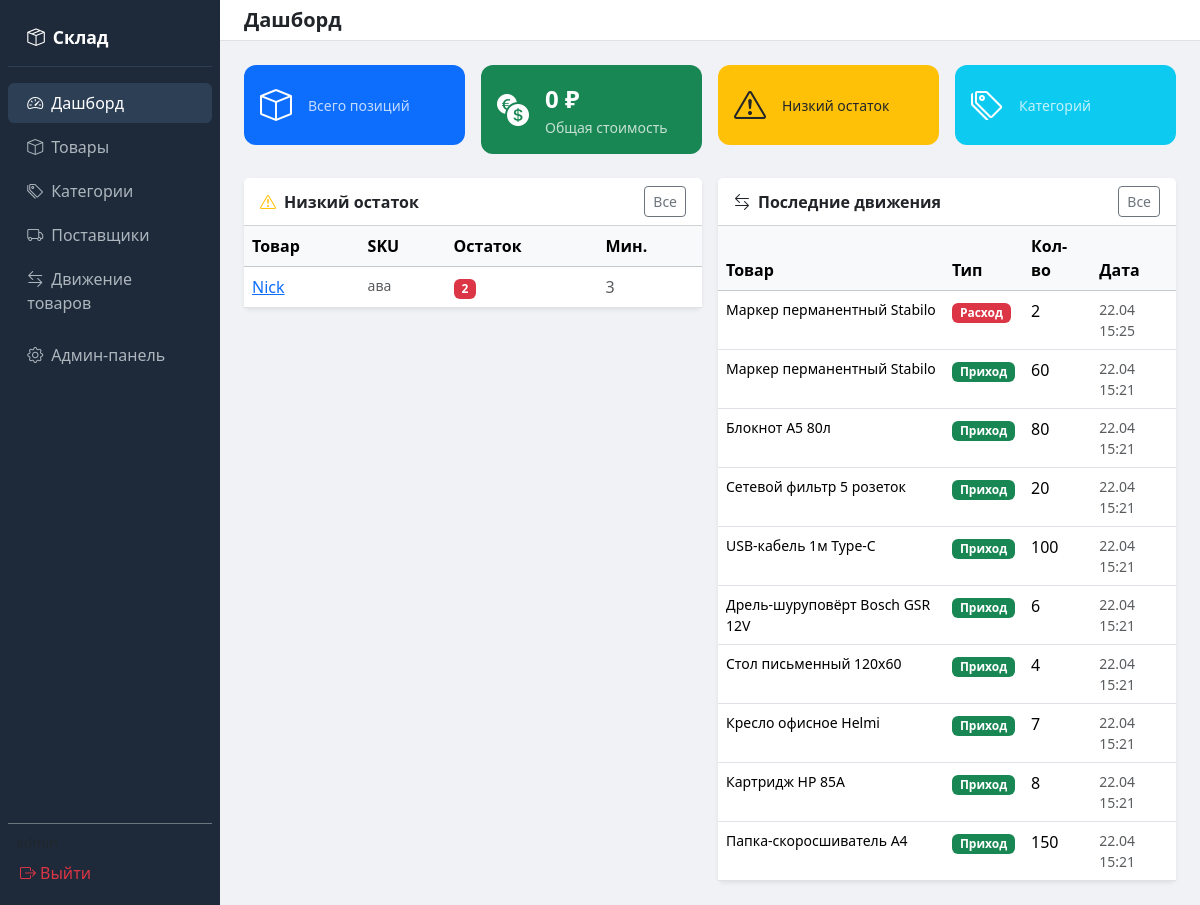
The app's page / (signed in) with its own data.
### inventory/models.py (models this page shows, shortened)
class Product(models.Model):
    name = models.CharField(max_length=200, verbose_name="Название товара")
    sku = models.CharField(max_length=50, unique=True, verbose_name="Артикул (SKU)")
    description = models.TextField(blank=True, null=True, verbose_name="Описание")
    price = models.FloatField(default=0.0, verbose_name="Цена (₽)")
    quantity = models.IntegerField(default=0, verbose_name="Количество на складе")
    min_quantity = models.IntegerField(default=0, verbose_name="Минимальный остаток")
    category = models.ForeignKey(
        Category, on_delete=models.SET_NULL, null=True, blank=True,
        related_name="products", verbose_name="Категория"
    )
    supplier = models.ForeignKey(
        Supplier, on_delete=models.SET_NULL, null=True, blank=True,
        related_name="products", verbose_name="Поставщик"
    )
    created_at = models.DateTimeField(auto_now_add=True, verbose_name="Создано")
    updated_at = models.DateTimeField(auto_now=True, verbose_name="Обновлено")
    class Meta:
        verbose_name = "Товар"
        verbose_name_plural = "Товары"
        ordering = ["name"]

class StockMovement(models.Model):
    product = models.ForeignKey(
        Product, on_delete=models.CASCADE,
        related_name="movements", verbose_name="Товар"
    )
    movement_type = models.CharField(
        max_length=10, choices=MOVEMENT_TYPES, verbose_name="Тип движения"
    )
    quantity = models.IntegerField(verbose_name="Количество")
    comment = models.TextField(blank=True, verbose_name="Комментарий")
    created_at = models.DateTimeField(auto_now_add=True, verbose_name="Дата/время")
    class Meta:
        verbose_name = "Движение товара"
        verbose_name_plural = "Движения товаров"
        ordering = ["-created_at"]

### inventory/views.py (the view)
# urls.py: path("", views.dashboard, name="dashboard"),
@login_required
def dashboard(request):
    stats = sa_warehouse_stats()
    recent_movements = StockMovement.objects.select_related("product").order_by("-created_at")[:10]
    low_stock_products = Product.objects.filter(quantity__lte=models_min_qty()).order_by("quantity")[:10]
    return render(request, "inventory/dashboard.html", {
        "stats": stats,
        "recent_movements": recent_movements,
        "low_stock_products": low_stock_products,
    })

### inventory/db_sa.py (called while the page is built)
def sa_warehouse_stats():
    db = SessionLocal()
    try:
        total_products = db.query(func.count(SAProduct.id)).scalar()
        total_value = db.query(func.sum(SAProduct.price * SAProduct.quantity)).scalar() or 0
        low_stock_count = db.query(func.count(SAProduct.id)).filter(
            SAProduct.quantity <= SAProduct.min_quantity
        ).scalar()
        categories_count = db.query(func.count(SACategory.id)).scalar()
        return {
            "total_products": total_products,
            "total_value": round(total_value, 2),
            "low_stock_count": low_stock_count,
            "categories_count": categories_count,
        }
    finally:
        db.close()

### inventory/views.py (called while the page is built)
def models_min_qty():
    from django.db.models import F
    return F("min_quantity")

### inventory/templates/inventory/dashboard.html (shortened to what this page needs)
{% extends "inventory/base.html" %}
{% block page_title %}Дашборд{% endblock %}
{% block content %}
<div class="row g-3 mb-4">
    <div class="col-sm-6 col-xl-3">
        <div class="card stat-card bg-primary text-white">
            <div class="card-body d-flex align-items-center gap-3">
                <i class="bi bi-box fs-2"></i>
                <div>
                    <div class="small opacity-75">Всего позиций</div>
                </div>
            </div>
        </div>
    </div>
    <div class="col-sm-6 col-xl-3">
        <div class="card stat-card bg-success text-white">
            <div class="card-body d-flex align-items-center gap-3">
                <i class="bi bi-currency-exchange fs-2"></i>
                <div>
                    <div class="fs-4 fw-bold">{{ stats.total_value|floatformat:0 }} ₽</div>
                    <div class="small opacity-75">Общая стоимость</div>
                </div>
            </div>
        </div>
    </div>
    <div class="col-sm-6 col-xl-3">
        <div class="card stat-card bg-warning text-dark">
            <div class="card-body d-flex align-items-center gap-3">
                <i class="bi bi-exclamation-triangle fs-2"></i>
                <div>
                    <div class="small">Низкий остаток</div>
                </div>
            </div>
        </div>
    </div>
    <div class="col-sm-6 col-xl-3">
        <div class="card stat-card bg-info text-white">
            <div class="card-body d-flex align-items-center gap-3">
                <i class="bi bi-tags fs-2"></i>
                <div>
                    <div class="small opacity-75">Категорий</div>
                </div>
            </div>
        </div>
    </div>
</div>
<div class="row g-3">
    <div class="col-xl-6">
        <div class="card border-0 shadow-sm">
            <div class="card-header bg-white fw-semibold d-flex justify-content-between align-items-center">
                <span><i class="bi bi-exclamation-triangle text-warning me-2"></i>Низкий остаток</span>
                <a href="{% url 'product_list' %}?low_stock=on" class="btn btn-sm btn-outline-secondary">Все</a>
            </div>
            <div class="card-body p-0">
                <table class="table table-hover mb-0">
                    <thead class="table-light"><tr><th>Товар</th><th>SKU</th><th>Остаток</th><th>Мин.</th></tr></thead>
                    <tbody>
                    {% for p in low_stock_products %}
                    <tr>
                        <td><a href="{% url 'product_detail' p.pk %}">{{ p.name }}</a></td>
                        <td class="text-muted small">{{ p.sku }}</td>
                        <td><span class="badge bg-danger">{{ p.quantity }}</span></td>
                        <td class="text-muted">{{ p.min_quantity }}</td>
                    </tr>
                    {% empty %}
                    <tr><td colspan="4" class="text-center text-muted py-3">Всё в норме ✅</td></tr>
                    {% endfor %}
                    </tbody>
                </table>
            </div>
        </div>
    </div>
    <div class="col-xl-6">
        <div class="card border-0 shadow-sm">
            <div class="card-header bg-white fw-semibold d-flex justify-content-between align-items-center">
                <span><i class="bi bi-arrow-left-right me-2"></i>Последние движения</span>
                <a href="{% url 'movement_list' %}" class="btn btn-sm btn-outline-secondary">Все</a>
            </div>
            <div class="card-body p-0">
                <table class="table table-hover mb-0">
                    <thead class="table-light"><tr><th>Товар</th><th>Тип</th><th>Кол-во</th><th>Дата</th></tr></thead>
                    <tbody>
                    {% for mv in recent_movements %}
                    <tr>
                        <td class="small">{{ mv.product.name|truncatechars:30 }}</td>
                        <td>
                            {% if mv.movement_type == 'in' %}<span class="badge bg-success">Приход</span>
                            {% elif mv.movement_type == 'out' %}<span class="badge bg-danger">Расход</span>
                            {% else %}<span class="badge bg-secondary">Корр.</span>{% endif %}
                        </td>
                        <td>{{ mv.quantity }}</td>
                        <td class="text-muted small">{{ mv.created_at|date:"d.m H:i" }}</td>
                    </tr>
                    {% empty %}
                    <tr><td colspan="4" class="text-center text-muted py-3">Нет данных</td></tr>
                    {% endfor %}
                    </tbody>
                </table>
            </div>
        </div>
    </div>
</div>
{% endblock %}

### inventory/templates/inventory/base.html (shortened to what this page needs)
<!DOCTYPE html>
<html lang="ru">
<head>
    <link href="https://cdn.jsdelivr.net/npm/bootstrap@5.3.2/dist/css/bootstrap.min.css" rel="stylesheet">
    <link href="https://cdn.jsdelivr.net/npm/bootstrap-icons@1.11.3/font/bootstrap-icons.css" rel="stylesheet">
</head>
<body>
<div class="d-flex">
    <nav class="sidebar d-flex flex-column p-2" style="width:220px;min-width:220px;">
        <div class="sidebar-brand"><i class="bi bi-box-seam me-2"></i>Склад</div>
        <ul class="nav flex-column mt-3 gap-1">
            <li class="nav-item">
                <a href="{% url 'dashboard' %}" class="nav-link {% if request.resolver_match.url_name == 'dashboard' %}active{% endif %}">
                    <i class="bi bi-speedometer2 me-2"></i>Дашборд
                </a>
            </li>
            <li class="nav-item">
                <a href="{% url 'product_list' %}" class="nav-link {% if 'product' in request.resolver_match.url_name %}active{% endif %}">
                    <i class="bi bi-box me-2"></i>Товары
                </a>
            </li>
            <li class="nav-item">
                <a href="{% url 'category_list' %}" class="nav-link {% if 'category' in request.resolver_match.url_name %}active{% endif %}">
                    <i class="bi bi-tags me-2"></i>Категории
                </a>
            </li>
            <li class="nav-item">
                <a href="{% url 'supplier_list' %}" class="nav-link {% if 'supplier' in request.resolver_match.url_name %}active{% endif %}">
                    <i class="bi bi-truck me-2"></i>Поставщики
                </a>
            </li>
            <li class="nav-item">
                <a href="{% url 'movement_list' %}" class="nav-link {% if 'movement' in request.resolver_match.url_name %}active{% endif %}">
                    <i class="bi bi-arrow-left-right me-2"></i>Движение товаров
                </a>
            </li>
            <li class="nav-item mt-2">
                <a href="/admin/" class="nav-link" target="_blank">
                    <i class="bi bi-gear me-2"></i>Админ-панель
                </a>
            </li>
        </ul>
        <div class="mt-auto p-2 border-top border-secondary">
            <small class="text-muted d-block">{{ request.user.username }}</small>
            <a href="{% url 'logout' %}" class="nav-link text-danger p-1 mt-1">
                <i class="bi bi-box-arrow-right me-1"></i>Выйти
            </a>
        </div>
    </nav>
    <div class="flex-grow-1">
        <header class="bg-white border-bottom px-4 py-2 d-flex align-items-center justify-content-between">
            <h5 class="mb-0 fw-semibold">{% block page_title %}{% endblock %}</h5>
        </header>
        <main>
            {% block content %}{% endblock %}
        </main>
    </div>
</div>
</body>
</html>

### inventory/templates/inventory/base.html (style rules this page uses)
body { background: #f0f2f5; }
.sidebar { min-height: 100vh; background: #1e2a3a; }
.sidebar .nav-link { color: #adb5bd; padding: .5rem 1.2rem; border-radius: 6px; }
.sidebar .nav-link:hover, .sidebar .nav-link.active { background: #2d3f55; color: #fff; }
.sidebar .nav-link i { width: 20px; }
.sidebar-brand { color: #fff; font-size: 1.1rem; font-weight: 700; padding: 1rem 1.2rem; border-bottom: 1px solid #2d3f55; }
.stat-card { border: none; border-radius: 12px; transition: transform .15s; }
main { padding: 1.5rem; }

### records on screen
Product: name "Nick", sku "ава", quantity "2", min_quantity "3"
StockMovement: product.name "Маркер перманентный Stabilo", movement_type "Расход", quantity "2", created_at "22.04 15:25"
StockMovement: product.name "Маркер перманентный Stabilo", movement_type "Приход", quantity "60", created_at "22.04 15:21"
StockMovement: product.name "Блокнот А5 80л", movement_type "Приход", quantity "80", created_at "22.04 15:21"
StockMovement: product.name "Сетевой фильтр 5 розеток", movement_type "Приход", quantity "20", created_at "22.04 15:21"
StockMovement: product.name "USB-кабель 1м Type-C", movement_type "Приход", quantity "100", created_at "22.04 15:21"
StockMovement: product.name "Дрель-шуруповёрт Bosch GSR 12V", movement_type "Приход", quantity "6", created_at "22.04 15:21"
StockMovement: product.name "Стол письменный 120x60", movement_type "Приход", quantity "4", created_at "22.04 15:21"
StockMovement: product.name "Кресло офисное Helmi", movement_type "Приход", quantity "7", created_at "22.04 15:21"
StockMovement: product.name "Картридж HP 85A", movement_type "Приход", quantity "8", created_at "22.04 15:21"
StockMovement: product.name "Папка-скоросшиватель А4", movement_type "Приход", quantity "150", created_at "22.04 15:21"

### other values on screen
{{ stats.total_value|floatformat:0 }} "0"
